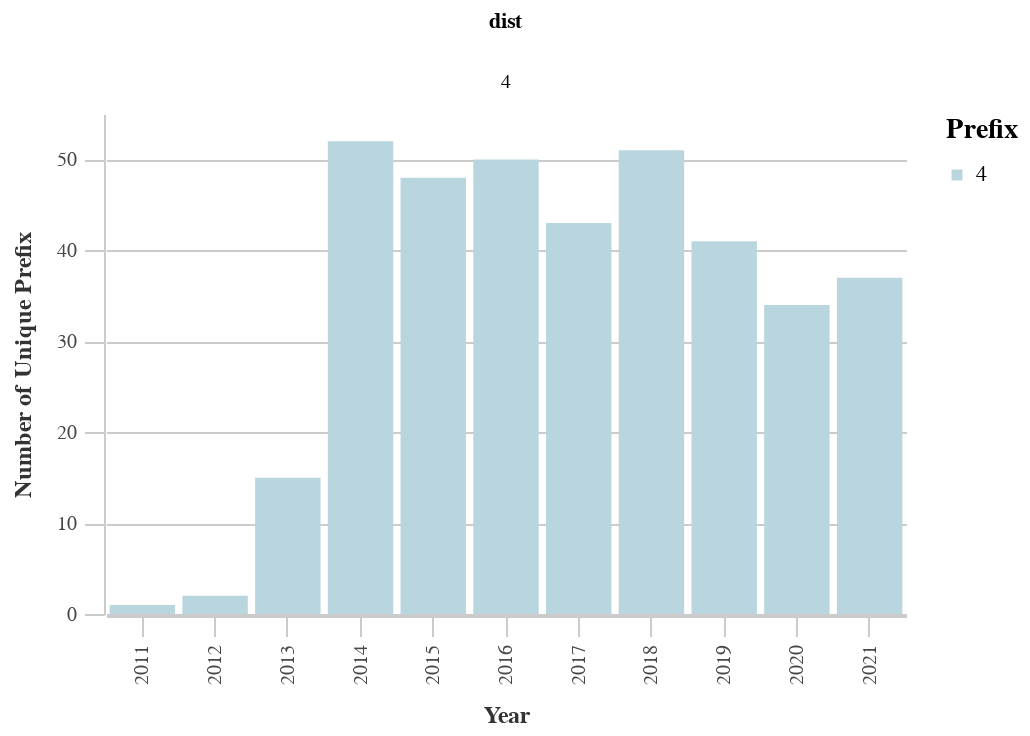

This figure's notebook cell:
### Code cell
# 
subset_df = df.sort_values().head(20)
_dla_utils.group_chart_nunique(subset_df, "prepared_y", "dist", "prefix")

### Figure 1 — Vega-Lite specification as saved in the notebook (floating-point values rounded to 4 significant figures)
{"width": 400, "height": 250, "background": "white", "config": {"title": {"fontSize": 18, "font": "Raleway", "anchor": "middle", "fontColor": "#333", "fontWeight": "bold", "offset": 20}, "header": {"labelFont": "Nunito Sans", "titleFont": "Raleway"}, "axis": {"domain": true, "domainColor": "#cbcbcb", "grid": true, "gridColor": "#cbcbcb", "gridWidth": 1, "labelColor": "#474747", "labelFontSize": 10, "titleColor": "#333", "tickColor": "#cbcbcb", "tickSize": 10, "titleFontSize": 12, "titlePadding": 10, "labelPadding": 4}, "axisBand": {"grid": false}, "range": {"category_bright": ["#2EA8CE", "#EB9F3C", "#F4D837", "#51BF9D", "#8CBCCB", "#9487C0"], "category_bold": ["#136C97", "#E16B26", "#F6BF16", "#00896B", "#7790A3", "#5B559C"], "diverging": ["#E16B26", "#EB9F3C", "#f6e7e1", "#8CBCCB", "#2EA8CE", "#136C97"], "sequential": ["#B9D6DF", "#8CBCCB", "#2EA8CE", "#136C97", "#0B405B"]}, "legend": {"labelFont": "Nunito Sans", "labelFontSize": 11, "symbolType": "square", "symbolSize": 30, "titleFont": "Raleway", "titleFontSize": 14, "titlePadding": 10, "padding": 1, "orient": "right", "labelLimit": 0}, "view": {"stroke": "transparent"}, "group": {"fill": "white"}, "arc": {"fill": "#8CBCCB"}, "area": {"fill": "#8CBCCB"}, "line": {"stroke": "#8CBCCB", "strokeWidth": 2}, "trail": {"color": "#8CBCCB", "stroke": "#8CBCCB", "strokeWidth": 0, "size": 1}, "path": {"stroke": "#8CBCCB", "strokeWidth": 0.5}, "rect": {"fill": "#8CBCCB"}, "point": {"filled": true, "shape": "circle"}, "shape": {"stroke": "#8CBCCB"}, "text": {"font": "Nunito Sans", "color": "#8CBCCB", "fontSize": 11, "align": "center", "fontWeight": 400, "size": 11}, "bar": {"binSpacing": 2, "fill": "#8CBCCB", "stroke": false}}, "data": {"name": "data-90077f820049be631a46951f66a997db"}, "mark": "bar", "encoding": {"color": {"field": "dist", "legend": {"title": "Prefix"}, "scale": {"range": ["#B9D6DF", "#8CBCCB", "#2EA8CE", "#136C97", "#0B405B"]}, "type": "nominal"}, "column": {"field": "dist", "type": "nominal"}, "x": {"field": "prepared_y", "title": "Year", "type": "ordinal"}, "y": {"field": "n", "title": "Number of Unique Prefix", "type": "quantitative"}}, "$schema": "https://vega.github.io/schema/vega-lite/v4.17.0.json", "datasets": {"data-90077f820049be631a46951f66a997db": [{"prepared_y": 2021.0, "dist": 4, "n": 37}, {"prepared_y": 2020.0, "dist": 4, "n": 34}, {"prepared_y": 2019.0, "dist": 4, "n": 41}, {"prepared_y": 2018.0, "dist": 4, "n": 51}, {"prepared_y": 2017.0, "dist": 4, "n": 43}, {"prepared_y": 2016.0, "dist": 4, "n": 50}, {"prepared_y": 2015.0, "dist": 4, "n": 48}, {"prepared_y": 2014.0, "dist": 4, "n": 52}, {"prepared_y": 2013.0, "dist": 4, "n": 15}, {"prepared_y": 2012.0, "dist": 4, "n": 2}, {"prepared_y": 2011.0, "dist": 4, "n": 1}]}}
